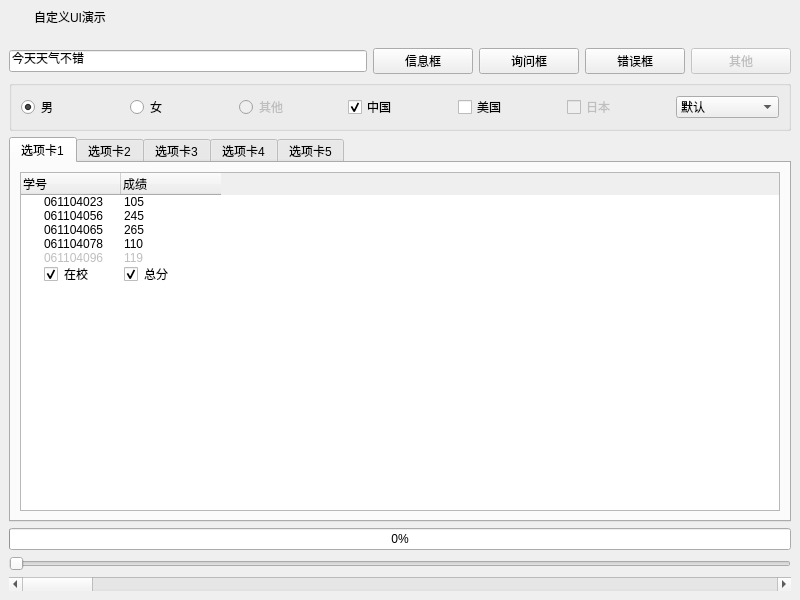
<?xml version="1.0" encoding="UTF-8"?>
<ui version="4.0">
 <class>frmMain</class>
 <widget class="QMainWindow" name="frmMain">
  <property name="geometry">
   <rect>
    <x>0</x>
    <y>0</y>
    <width>800</width>
    <height>600</height>
   </rect>
  </property>
  <property name="minimumSize">
   <size>
    <width>800</width>
    <height>600</height>
   </size>
  </property>
  <property name="windowTitle">
   <string>MainWindow</string>
  </property>
  <property name="styleSheet">
   <string notr="true"/>
  </property>
  <widget class="QWidget" name="centralwidget">
   <layout class="QGridLayout" name="gridLayout">
    <property name="leftMargin">
     <number>0</number>
    </property>
    <property name="topMargin">
     <number>0</number>
    </property>
    <property name="rightMargin">
     <number>0</number>
    </property>
    <property name="bottomMargin">
     <number>0</number>
    </property>
    <item row="0" column="1">
     <widget class="QWidget" name="wgtTitleBar" native="true">
      <property name="sizePolicy">
       <sizepolicy hsizetype="Preferred" vsizetype="Fixed">
        <horstretch>0</horstretch>
        <verstretch>0</verstretch>
       </sizepolicy>
      </property>
      <property name="minimumSize">
       <size>
        <width>100</width>
        <height>33</height>
       </size>
      </property>
      <layout class="QHBoxLayout" name="horizontalLayout_2">
       <property name="spacing">
        <number>0</number>
       </property>
       <property name="leftMargin">
        <number>0</number>
       </property>
       <property name="topMargin">
        <number>0</number>
       </property>
       <property name="rightMargin">
        <number>0</number>
       </property>
       <property name="bottomMargin">
        <number>0</number>
       </property>
       <item>
        <spacer name="horizontalSpacer">
         <property name="orientation">
          <enum>Qt::Horizontal</enum>
         </property>
         <property name="sizeType">
          <enum>QSizePolicy::Fixed</enum>
         </property>
         <property name="sizeHint" stdset="0">
          <size>
           <width>8</width>
           <height>20</height>
          </size>
         </property>
        </spacer>
       </item>
       <item>
        <widget class="QLabel" name="lblSystemIcon">
         <property name="minimumSize">
          <size>
           <width>18</width>
           <height>18</height>
          </size>
         </property>
         <property name="maximumSize">
          <size>
           <width>18</width>
           <height>18</height>
          </size>
         </property>
         <property name="text">
          <string/>
         </property>
        </widget>
       </item>
       <item>
        <spacer name="horizontalSpacer_2">
         <property name="orientation">
          <enum>Qt::Horizontal</enum>
         </property>
         <property name="sizeType">
          <enum>QSizePolicy::Fixed</enum>
         </property>
         <property name="sizeHint" stdset="0">
          <size>
           <width>8</width>
           <height>20</height>
          </size>
         </property>
        </spacer>
       </item>
       <item>
        <widget class="QLabel" name="lblTitle">
         <property name="sizePolicy">
          <sizepolicy hsizetype="Expanding" vsizetype="Preferred">
           <horstretch>0</horstretch>
           <verstretch>0</verstretch>
          </sizepolicy>
         </property>
         <property name="styleSheet">
          <string notr="true"/>
         </property>
         <property name="text">
          <string>自定义UI演示</string>
         </property>
         <property name="alignment">
          <set>Qt::AlignLeading|Qt::AlignLeft|Qt::AlignVCenter</set>
         </property>
        </widget>
       </item>
       <item>
        <widget class="QWidget" name="wgtMenu" native="true">
         <property name="sizePolicy">
          <sizepolicy hsizetype="Minimum" vsizetype="Preferred">
           <horstretch>0</horstretch>
           <verstretch>0</verstretch>
          </sizepolicy>
         </property>
         <layout class="QHBoxLayout" name="horizontalLayout">
          <property name="spacing">
           <number>0</number>
          </property>
          <property name="leftMargin">
           <number>0</number>
          </property>
          <property name="topMargin">
           <number>0</number>
          </property>
          <property name="rightMargin">
           <number>0</number>
          </property>
          <property name="bottomMargin">
           <number>0</number>
          </property>
          <item>
           <widget class="QPushButton" name="btnMenu">
            <property name="sizePolicy">
             <sizepolicy hsizetype="Minimum" vsizetype="Expanding">
              <horstretch>0</horstretch>
              <verstretch>0</verstretch>
             </sizepolicy>
            </property>
            <property name="minimumSize">
             <size>
              <width>31</width>
              <height>0</height>
             </size>
            </property>
            <property name="cursor">
             <cursorShape>ArrowCursor</cursorShape>
            </property>
            <property name="focusPolicy">
             <enum>Qt::NoFocus</enum>
            </property>
            <property name="toolTip">
             <string>菜单</string>
            </property>
            <property name="text">
             <string/>
            </property>
            <property name="flat">
             <bool>true</bool>
            </property>
           </widget>
          </item>
          <item>
           <widget class="QPushButton" name="btnMinMenu">
            <property name="sizePolicy">
             <sizepolicy hsizetype="Minimum" vsizetype="Expanding">
              <horstretch>0</horstretch>
              <verstretch>0</verstretch>
             </sizepolicy>
            </property>
            <property name="minimumSize">
             <size>
              <width>31</width>
              <height>0</height>
             </size>
            </property>
            <property name="cursor">
             <cursorShape>ArrowCursor</cursorShape>
            </property>
            <property name="focusPolicy">
             <enum>Qt::NoFocus</enum>
            </property>
            <property name="toolTip">
             <string>最小化</string>
            </property>
            <property name="text">
             <string/>
            </property>
            <property name="flat">
             <bool>true</bool>
            </property>
           </widget>
          </item>
          <item>
           <widget class="QPushButton" name="btnMaxMenu">
            <property name="sizePolicy">
             <sizepolicy hsizetype="Minimum" vsizetype="Expanding">
              <horstretch>0</horstretch>
              <verstretch>0</verstretch>
             </sizepolicy>
            </property>
            <property name="minimumSize">
             <size>
              <width>31</width>
              <height>0</height>
             </size>
            </property>
            <property name="cursor">
             <cursorShape>ArrowCursor</cursorShape>
            </property>
            <property name="focusPolicy">
             <enum>Qt::NoFocus</enum>
            </property>
            <property name="toolTip">
             <string>最大化</string>
            </property>
            <property name="text">
             <string/>
            </property>
            <property name="flat">
             <bool>true</bool>
            </property>
           </widget>
          </item>
          <item>
           <widget class="QPushButton" name="btnCloseMenu">
            <property name="sizePolicy">
             <sizepolicy hsizetype="Minimum" vsizetype="Expanding">
              <horstretch>0</horstretch>
              <verstretch>0</verstretch>
             </sizepolicy>
            </property>
            <property name="minimumSize">
             <size>
              <width>31</width>
              <height>0</height>
             </size>
            </property>
            <property name="cursor">
             <cursorShape>ArrowCursor</cursorShape>
            </property>
            <property name="focusPolicy">
             <enum>Qt::NoFocus</enum>
            </property>
            <property name="toolTip">
             <string>关闭</string>
            </property>
            <property name="text">
             <string/>
            </property>
            <property name="flat">
             <bool>true</bool>
            </property>
           </widget>
          </item>
         </layout>
        </widget>
       </item>
      </layout>
     </widget>
    </item>
    <item row="1" column="1">
     <widget class="QWidget" name="widget_main" native="true">
      <property name="styleSheet">
       <string notr="true">font: 10pt &quot;微软雅黑&quot;;</string>
      </property>
      <layout class="QVBoxLayout" name="verticalLayout_2">
       <item>
        <layout class="QHBoxLayout" name="horizontalLayout_3">
         <item>
          <widget class="QLineEdit" name="lineEdit">
           <property name="text">
            <string>今天天气不错</string>
           </property>
          </widget>
         </item>
         <item>
          <widget class="QPushButton" name="pushButton">
           <property name="minimumSize">
            <size>
             <width>100</width>
             <height>0</height>
            </size>
           </property>
           <property name="cursor">
            <cursorShape>PointingHandCursor</cursorShape>
           </property>
           <property name="text">
            <string>信息框</string>
           </property>
          </widget>
         </item>
         <item>
          <widget class="QPushButton" name="pushButton_2">
           <property name="minimumSize">
            <size>
             <width>100</width>
             <height>0</height>
            </size>
           </property>
           <property name="cursor">
            <cursorShape>PointingHandCursor</cursorShape>
           </property>
           <property name="text">
            <string>询问框</string>
           </property>
          </widget>
         </item>
         <item>
          <widget class="QPushButton" name="pushButton_3">
           <property name="minimumSize">
            <size>
             <width>100</width>
             <height>0</height>
            </size>
           </property>
           <property name="cursor">
            <cursorShape>PointingHandCursor</cursorShape>
           </property>
           <property name="text">
            <string>错误框</string>
           </property>
          </widget>
         </item>
         <item>
          <widget class="QPushButton" name="pushButton_4">
           <property name="enabled">
            <bool>false</bool>
           </property>
           <property name="minimumSize">
            <size>
             <width>100</width>
             <height>0</height>
            </size>
           </property>
           <property name="text">
            <string>其他</string>
           </property>
          </widget>
         </item>
        </layout>
       </item>
       <item>
        <widget class="QGroupBox" name="groupBox">
         <property name="title">
          <string/>
         </property>
         <layout class="QHBoxLayout" name="horizontalLayout_4">
          <item>
           <widget class="QRadioButton" name="radioButton">
            <property name="text">
             <string>男</string>
            </property>
            <property name="checked">
             <bool>true</bool>
            </property>
           </widget>
          </item>
          <item>
           <widget class="QRadioButton" name="radioButton_2">
            <property name="text">
             <string>女</string>
            </property>
           </widget>
          </item>
          <item>
           <widget class="QRadioButton" name="radioButton_3">
            <property name="enabled">
             <bool>false</bool>
            </property>
            <property name="text">
             <string>其他</string>
            </property>
           </widget>
          </item>
          <item>
           <widget class="QCheckBox" name="checkBox">
            <property name="text">
             <string>中国</string>
            </property>
            <property name="checked">
             <bool>true</bool>
            </property>
           </widget>
          </item>
          <item>
           <widget class="QCheckBox" name="checkBox_2">
            <property name="text">
             <string>美国</string>
            </property>
           </widget>
          </item>
          <item>
           <widget class="QCheckBox" name="checkBox_3">
            <property name="enabled">
             <bool>false</bool>
            </property>
            <property name="text">
             <string>日本</string>
            </property>
           </widget>
          </item>
          <item>
           <widget class="QComboBox" name="colorBox">
            <item>
             <property name="text">
              <string>默认</string>
             </property>
            </item>
            <item>
             <property name="text">
              <string>天蓝色</string>
             </property>
            </item>
           </widget>
          </item>
         </layout>
        </widget>
       </item>
       <item>
        <widget class="QTabWidget" name="tabWidget">
         <property name="styleSheet">
          <string notr="true"/>
         </property>
         <property name="currentIndex">
          <number>0</number>
         </property>
         <widget class="QWidget" name="tab">
          <attribute name="title">
           <string>选项卡1</string>
          </attribute>
          <layout class="QVBoxLayout" name="verticalLayout_3">
           <item>
            <widget class="QTreeWidget" name="treeWidget">
             <attribute name="headerStretchLastSection">
              <bool>false</bool>
             </attribute>
             <column>
              <property name="text">
               <string>学号</string>
              </property>
             </column>
             <column>
              <property name="text">
               <string>成绩</string>
              </property>
             </column>
             <item>
              <property name="text">
               <string>061104023</string>
              </property>
              <property name="text">
               <string>105</string>
              </property>
             </item>
             <item>
              <property name="text">
               <string>061104056</string>
              </property>
              <property name="text">
               <string>245</string>
              </property>
              <property name="flags">
               <set>ItemIsDragEnabled|ItemIsUserCheckable|ItemIsEnabled</set>
              </property>
             </item>
             <item>
              <property name="text">
               <string>061104065</string>
              </property>
              <property name="text">
               <string>265</string>
              </property>
              <property name="flags">
               <set>ItemIsSelectable|ItemIsEditable|ItemIsDragEnabled|ItemIsUserCheckable|ItemIsEnabled</set>
              </property>
             </item>
             <item>
              <property name="text">
               <string>061104078</string>
              </property>
              <property name="text">
               <string>110</string>
              </property>
              <property name="flags">
               <set>ItemIsDragEnabled|ItemIsUserCheckable|ItemIsEnabled</set>
              </property>
             </item>
             <item>
              <property name="text">
               <string>061104096</string>
              </property>
              <property name="text">
               <string>119</string>
              </property>
              <property name="flags">
               <set>ItemIsSelectable|ItemIsDragEnabled|ItemIsUserCheckable</set>
              </property>
             </item>
             <item>
              <property name="text">
               <string>在校</string>
              </property>
              <property name="checkState">
               <enum>Checked</enum>
              </property>
              <property name="text">
               <string>总分</string>
              </property>
              <property name="checkState">
               <enum>Checked</enum>
              </property>
             </item>
            </widget>
           </item>
          </layout>
         </widget>
         <widget class="QWidget" name="tab_2">
          <attribute name="title">
           <string>选项卡2</string>
          </attribute>
          <layout class="QVBoxLayout" name="verticalLayout_4">
           <item>
            <widget class="QTableWidget" name="tableWidget">
             <property name="selectionBehavior">
              <enum>QAbstractItemView::SelectRows</enum>
             </property>
             <attribute name="horizontalHeaderCascadingSectionResizes">
              <bool>false</bool>
             </attribute>
             <attribute name="horizontalHeaderStretchLastSection">
              <bool>true</bool>
             </attribute>
             <attribute name="verticalHeaderCascadingSectionResizes">
              <bool>false</bool>
             </attribute>
             <attribute name="verticalHeaderStretchLastSection">
              <bool>false</bool>
             </attribute>
             <row>
              <property name="text">
               <string>1</string>
              </property>
             </row>
             <row>
              <property name="text">
               <string>2</string>
              </property>
             </row>
             <row>
              <property name="text">
               <string>3</string>
              </property>
             </row>
             <row>
              <property name="text">
               <string>4</string>
              </property>
             </row>
             <row>
              <property name="text">
               <string>5</string>
              </property>
             </row>
             <row>
              <property name="text">
               <string>6</string>
              </property>
             </row>
             <row>
              <property name="text">
               <string>7</string>
              </property>
             </row>
             <column>
              <property name="text">
               <string>学号</string>
              </property>
             </column>
             <column>
              <property name="text">
               <string>成绩</string>
              </property>
             </column>
             <item row="0" column="0">
              <property name="text">
               <string>061104023</string>
              </property>
             </item>
             <item row="0" column="1">
              <property name="text">
               <string>105</string>
              </property>
             </item>
             <item row="1" column="0">
              <property name="text">
               <string>061104025</string>
              </property>
             </item>
             <item row="1" column="1">
              <property name="text">
               <string>108</string>
              </property>
             </item>
             <item row="2" column="0">
              <property name="text">
               <string>061104056</string>
              </property>
             </item>
             <item row="2" column="1">
              <property name="text">
               <string>235</string>
              </property>
             </item>
             <item row="3" column="0">
              <property name="text">
               <string>061104065</string>
              </property>
             </item>
             <item row="3" column="1">
              <property name="text">
               <string>265</string>
              </property>
              <property name="flags">
               <set>ItemIsDragEnabled|ItemIsUserCheckable|ItemIsEnabled</set>
              </property>
             </item>
             <item row="4" column="0">
              <property name="text">
               <string>061104078</string>
              </property>
             </item>
             <item row="4" column="1">
              <property name="text">
               <string>110</string>
              </property>
              <property name="flags">
               <set>ItemIsSelectable|ItemIsEditable|ItemIsDragEnabled|ItemIsUserCheckable|ItemIsEnabled</set>
              </property>
             </item>
             <item row="5" column="0">
              <property name="text">
               <string>061104096</string>
              </property>
             </item>
             <item row="5" column="1">
              <property name="text">
               <string>119</string>
              </property>
              <property name="flags">
               <set>ItemIsSelectable|ItemIsDragEnabled|ItemIsUserCheckable</set>
              </property>
             </item>
             <item row="6" column="0">
              <property name="text">
               <string>在校</string>
              </property>
              <property name="checkState">
               <enum>Checked</enum>
              </property>
             </item>
             <item row="6" column="1">
              <property name="text">
               <string>总分</string>
              </property>
              <property name="checkState">
               <enum>Unchecked</enum>
              </property>
             </item>
            </widget>
           </item>
          </layout>
         </widget>
         <widget class="QWidget" name="tab_3">
          <attribute name="title">
           <string>选项卡3</string>
          </attribute>
          <layout class="QHBoxLayout" name="horizontalLayout_5">
           <item>
            <widget class="QGroupBox" name="groupBox_2">
             <property name="styleSheet">
              <string notr="true">QGroupBox
{
	font: bold;
}</string>
             </property>
             <property name="title">
              <string>测试项</string>
             </property>
             <layout class="QVBoxLayout" name="verticalLayout">
              <item>
               <layout class="QHBoxLayout" name="horizontalLayout_6">
                <item>
                 <widget class="QSpinBox" name="spinBox"/>
                </item>
                <item>
                 <widget class="QDoubleSpinBox" name="doubleSpinBox"/>
                </item>
                <item>
                 <widget class="QSpinBox" name="spinBox_2">
                  <property name="enabled">
                   <bool>false</bool>
                  </property>
                 </widget>
                </item>
               </layout>
              </item>
              <item>
               <layout class="QHBoxLayout" name="horizontalLayout_7">
                <item>
                 <widget class="QLabel" name="label">
                  <property name="text">
                   <string>请输入用户名：</string>
                  </property>
                 </widget>
                </item>
                <item>
                 <widget class="QLineEdit" name="lineEdit_2"/>
                </item>
               </layout>
              </item>
              <item>
               <layout class="QHBoxLayout" name="horizontalLayout_9">
                <item>
                 <widget class="QLabel" name="label_3">
                  <property name="text">
                   <string>请输入密码   ：</string>
                  </property>
                 </widget>
                </item>
                <item>
                 <widget class="QLineEdit" name="lineEdit_5">
                  <property name="echoMode">
                   <enum>QLineEdit::Password</enum>
                  </property>
                 </widget>
                </item>
               </layout>
              </item>
              <item>
               <layout class="QHBoxLayout" name="horizontalLayout_8">
                <item>
                 <widget class="QLineEdit" name="lineEdit_3">
                  <property name="enabled">
                   <bool>true</bool>
                  </property>
                  <property name="text">
                   <string>Read-0nly</string>
                  </property>
                  <property name="readOnly">
                   <bool>true</bool>
                  </property>
                 </widget>
                </item>
                <item>
                 <widget class="QLineEdit" name="lineEdit_4">
                  <property name="enabled">
                   <bool>false</bool>
                  </property>
                  <property name="text">
                   <string>Disabled</string>
                  </property>
                  <property name="readOnly">
                   <bool>true</bool>
                  </property>
                 </widget>
                </item>
               </layout>
              </item>
              <item>
               <widget class="QTextEdit" name="textEdit">
                <property name="html">
                 <string>&lt;!DOCTYPE HTML PUBLIC &quot;-//W3C//DTD HTML 4.0//EN&quot; &quot;http://www.w3.org/TR/REC-html40/strict.dtd&quot;&gt;
&lt;html&gt;&lt;head&gt;&lt;meta name=&quot;qrichtext&quot; content=&quot;1&quot; /&gt;&lt;style type=&quot;text/css&quot;&gt;
p, li { white-space: pre-wrap; }
&lt;/style&gt;&lt;/head&gt;&lt;body style=&quot; font-family:'微软雅黑'; font-size:10pt; font-weight:400; font-style:normal;&quot;&gt;
&lt;p style=&quot; margin-top:0px; margin-bottom:0px; margin-left:0px; margin-right:0px; -qt-block-indent:0; text-indent:0px;&quot;&gt;Text Edit Enabled&lt;/p&gt;&lt;/body&gt;&lt;/html&gt;</string>
                </property>
               </widget>
              </item>
              <item>
               <widget class="QTextEdit" name="textEdit_2">
                <property name="enabled">
                 <bool>false</bool>
                </property>
                <property name="html">
                 <string>&lt;!DOCTYPE HTML PUBLIC &quot;-//W3C//DTD HTML 4.0//EN&quot; &quot;http://www.w3.org/TR/REC-html40/strict.dtd&quot;&gt;
&lt;html&gt;&lt;head&gt;&lt;meta name=&quot;qrichtext&quot; content=&quot;1&quot; /&gt;&lt;style type=&quot;text/css&quot;&gt;
p, li { white-space: pre-wrap; }
&lt;/style&gt;&lt;/head&gt;&lt;body style=&quot; font-family:'微软雅黑'; font-size:10pt; font-weight:400; font-style:normal;&quot;&gt;
&lt;p style=&quot; margin-top:0px; margin-bottom:0px; margin-left:0px; margin-right:0px; -qt-block-indent:0; text-indent:0px;&quot;&gt;Text Edit Disabled&lt;/p&gt;&lt;/body&gt;&lt;/html&gt;</string>
                </property>
               </widget>
              </item>
              <item>
               <widget class="QTextEdit" name="textEdit_3">
                <property name="readOnly">
                 <bool>true</bool>
                </property>
                <property name="html">
                 <string>&lt;!DOCTYPE HTML PUBLIC &quot;-//W3C//DTD HTML 4.0//EN&quot; &quot;http://www.w3.org/TR/REC-html40/strict.dtd&quot;&gt;
&lt;html&gt;&lt;head&gt;&lt;meta name=&quot;qrichtext&quot; content=&quot;1&quot; /&gt;&lt;style type=&quot;text/css&quot;&gt;
p, li { white-space: pre-wrap; }
&lt;/style&gt;&lt;/head&gt;&lt;body style=&quot; font-family:'微软雅黑'; font-size:10pt; font-weight:400; font-style:normal;&quot;&gt;
&lt;p style=&quot; margin-top:0px; margin-bottom:0px; margin-left:0px; margin-right:0px; -qt-block-indent:0; text-indent:0px;&quot;&gt;Text Edit Read-Only&lt;/p&gt;&lt;/body&gt;&lt;/html&gt;</string>
                </property>
               </widget>
              </item>
             </layout>
            </widget>
           </item>
          </layout>
         </widget>
         <widget class="QWidget" name="tab_4">
          <attribute name="title">
           <string>选项卡4</string>
          </attribute>
          <layout class="QVBoxLayout" name="verticalLayout_5">
           <item>
            <widget class="QGroupBox" name="groupBox_3">
             <property name="title">
              <string/>
             </property>
             <layout class="QGridLayout" name="gridLayout_4">
              <item row="0" column="3">
               <widget class="QComboBox" name="comboBox_4">
                <property name="enabled">
                 <bool>false</bool>
                </property>
                <item>
                 <property name="text">
                  <string>不可用1</string>
                 </property>
                </item>
                <item>
                 <property name="text">
                  <string>不可用2</string>
                 </property>
                </item>
               </widget>
              </item>
              <item row="0" column="1">
               <widget class="QComboBox" name="comboBox_2">
                <property name="editable">
                 <bool>true</bool>
                </property>
                <item>
                 <property name="text">
                  <string>可编辑1</string>
                 </property>
                </item>
                <item>
                 <property name="text">
                  <string>可编辑2</string>
                 </property>
                </item>
                <item>
                 <property name="text">
                  <string>可编辑3</string>
                 </property>
                </item>
               </widget>
              </item>
              <item row="0" column="0">
               <widget class="QComboBox" name="comboBox">
                <item>
                 <property name="text">
                  <string>测试项目1</string>
                 </property>
                </item>
                <item>
                 <property name="text">
                  <string>测试项目2</string>
                 </property>
                </item>
                <item>
                 <property name="text">
                  <string>测试项目3</string>
                 </property>
                </item>
               </widget>
              </item>
              <item row="0" column="2">
               <widget class="QComboBox" name="comboBox_3">
                <property name="enabled">
                 <bool>false</bool>
                </property>
                <item>
                 <property name="text">
                  <string>测试项目1</string>
                 </property>
                </item>
                <item>
                 <property name="text">
                  <string>测试项目2</string>
                 </property>
                </item>
                <item>
                 <property name="text">
                  <string>测试项目3</string>
                 </property>
                </item>
               </widget>
              </item>
             </layout>
            </widget>
           </item>
           <item>
            <widget class="QGroupBox" name="groupBox_4">
             <property name="title">
              <string/>
             </property>
             <layout class="QGridLayout" name="gridLayout_5">
              <item row="2" column="0">
               <widget class="QDateEdit" name="dateEdit">
                <property name="calendarPopup">
                 <bool>true</bool>
                </property>
               </widget>
              </item>
              <item row="3" column="0">
               <widget class="QTimeEdit" name="timeEdit">
                <property name="enabled">
                 <bool>false</bool>
                </property>
               </widget>
              </item>
              <item row="3" column="1">
               <widget class="QTimeEdit" name="timeEdit_2"/>
              </item>
              <item row="4" column="0">
               <widget class="QDateTimeEdit" name="dateTimeEdit">
                <property name="enabled">
                 <bool>false</bool>
                </property>
               </widget>
              </item>
              <item row="2" column="2">
               <widget class="QDateEdit" name="dateEdit_3"/>
              </item>
              <item row="2" column="1">
               <widget class="QDateEdit" name="dateEdit_2">
                <property name="enabled">
                 <bool>false</bool>
                </property>
                <property name="calendarPopup">
                 <bool>true</bool>
                </property>
               </widget>
              </item>
              <item row="4" column="1">
               <widget class="QDateTimeEdit" name="dateTimeEdit_2"/>
              </item>
             </layout>
            </widget>
           </item>
          </layout>
         </widget>
         <widget class="QWidget" name="tab_5">
          <attribute name="title">
           <string>选项卡5</string>
          </attribute>
          <widget class="QToolBox" name="toolBox">
           <property name="geometry">
            <rect>
             <x>30</x>
             <y>40</y>
             <width>69</width>
             <height>121</height>
            </rect>
           </property>
           <property name="currentIndex">
            <number>0</number>
           </property>
           <widget class="QWidget" name="page">
            <property name="geometry">
             <rect>
              <x>0</x>
              <y>0</y>
              <width>69</width>
              <height>69</height>
             </rect>
            </property>
            <attribute name="label">
             <string>Page 1</string>
            </attribute>
           </widget>
           <widget class="QWidget" name="page_2">
            <property name="geometry">
             <rect>
              <x>0</x>
              <y>0</y>
              <width>100</width>
              <height>30</height>
             </rect>
            </property>
            <attribute name="label">
             <string>Page 2</string>
            </attribute>
           </widget>
          </widget>
         </widget>
        </widget>
       </item>
       <item>
        <widget class="QProgressBar" name="progressBar">
         <property name="value">
          <number>0</number>
         </property>
         <property name="textDirection">
          <enum>QProgressBar::TopToBottom</enum>
         </property>
        </widget>
       </item>
       <item>
        <widget class="QSlider" name="horizontalSlider">
         <property name="orientation">
          <enum>Qt::Horizontal</enum>
         </property>
        </widget>
       </item>
       <item>
        <widget class="QScrollBar" name="horizontalScrollBar">
         <property name="orientation">
          <enum>Qt::Horizontal</enum>
         </property>
        </widget>
       </item>
      </layout>
     </widget>
    </item>
   </layout>
  </widget>
  <action name="action">
   <property name="text">
    <string>新建</string>
   </property>
  </action>
  <action name="action_2">
   <property name="text">
    <string>打开</string>
   </property>
  </action>
  <action name="action_3">
   <property name="text">
    <string>保存</string>
   </property>
  </action>
  <action name="action_4">
   <property name="text">
    <string>另存为</string>
   </property>
  </action>
  <action name="action_5">
   <property name="text">
    <string>关闭</string>
   </property>
  </action>
  <action name="action_6">
   <property name="text">
    <string>退出</string>
   </property>
  </action>
  <action name="action_7">
   <property name="text">
    <string>撤销</string>
   </property>
  </action>
  <action name="action_8">
   <property name="enabled">
    <bool>false</bool>
   </property>
   <property name="text">
    <string>恢复</string>
   </property>
  </action>
  <action name="action_9">
   <property name="enabled">
    <bool>false</bool>
   </property>
   <property name="text">
    <string>剪切</string>
   </property>
  </action>
  <action name="action_10">
   <property name="enabled">
    <bool>false</bool>
   </property>
   <property name="text">
    <string>复制</string>
   </property>
  </action>
  <action name="action_11">
   <property name="text">
    <string>粘贴</string>
   </property>
  </action>
  <action name="action_12">
   <property name="enabled">
    <bool>false</bool>
   </property>
   <property name="text">
    <string>删除</string>
   </property>
  </action>
  <action name="action_13">
   <property name="text">
    <string>属性</string>
   </property>
  </action>
  <action name="action_15">
   <property name="text">
    <string>工具</string>
   </property>
  </action>
  <action name="action_16">
   <property name="text">
    <string>文件</string>
   </property>
  </action>
  <action name="action_17">
   <property name="text">
    <string>编辑</string>
   </property>
  </action>
 </widget>
 <resources/>
 <connections/>
</ui>
